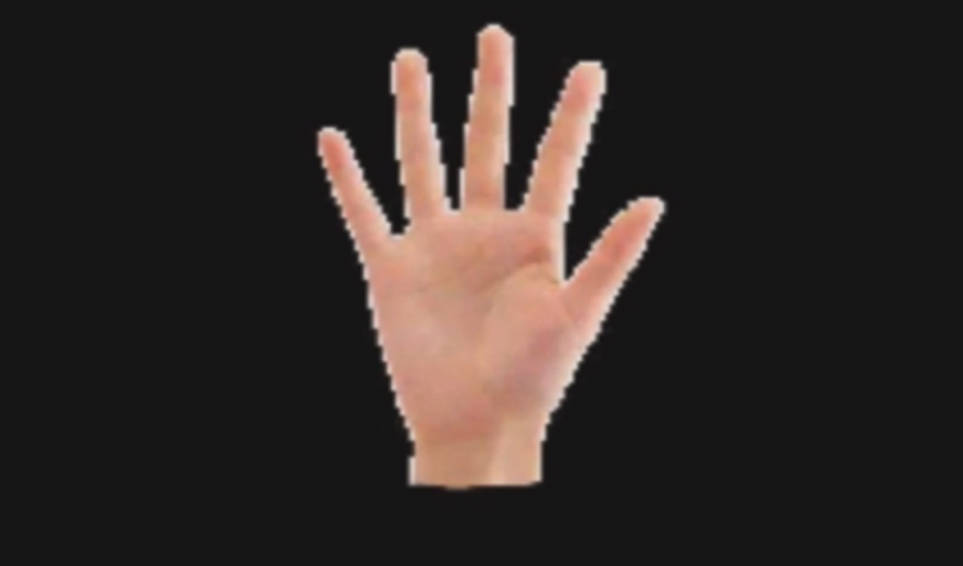
#> input picture mubiaoshibie/2.jpg, 963 x 566 px
$ python tubao.py
#> lines starting #> are read from the running program, lines starting #| are printed output that depends on the picture; after the words box and inside, x2 and y2 are one past the last pixel; in counts of white or black regions, pixels touching at a corner belong together
import cv2
import numpy as np

def drawShape(src, points):
    i = 0
    while i < len(points):
        if(i == len(points)-1):
            x,y = points[i][0]
            x1,y1 = points[0][0]
            cv2.line(src, (x,y), (x1,y1), (0,255,0), 3)
        else:
            x,y = points[i][0]
            x1,y1 = points[i+1][0]
            cv2.line(src, (x,y), (x1,y1), (0,255,0), 3)
        i = i+1

#读文件
img = cv2.imread('2.jpg')
#> img is the input picture: shape (566, 963, 3); mean B, G, R 39.1, 42, 49.5
#转变成单通道
gray = cv2.cvtColor(img, cv2.COLOR_BGR2GRAY)
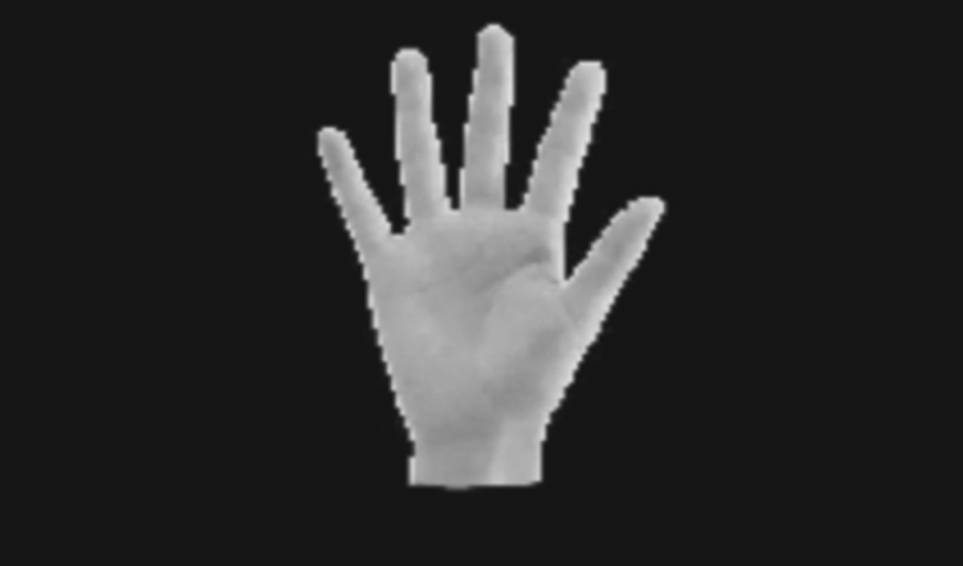
#> gray: shape (566, 963); min 16, max 226, mean 43.9
#二值化,第一个返回值是执行的结果和状态是否成功，第二个返回值才是真正的图片结果
ret,binary = cv2.threshold(gray, 100, 255, cv2.THRESH_BINARY)
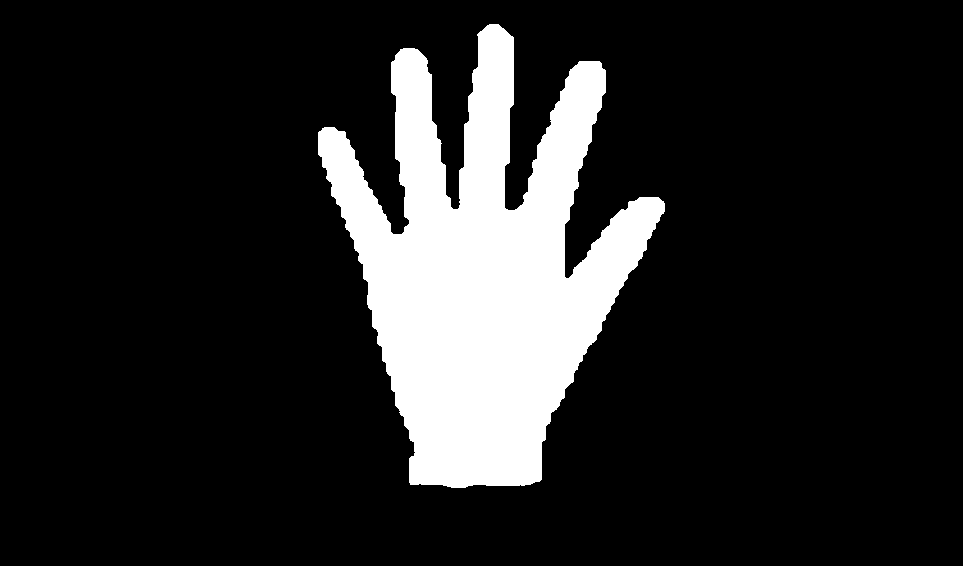
#> binary: shape (566, 963); 14.8% white; 1 white region
#轮廓查找,第一个返回值是轮廓，第二个是层级
contours, hierarchy =  cv2.findContours(binary, cv2.RETR_TREE, cv2.CHAIN_APPROX_SIMPLE)
#> contours = 1 contour; box (x1, y1, x2, y2) and area: (318, 24, 665, 488) 79342
#绘制轮廓
cv2.drawContours(img, contours, 0, (0,0,255), 1)#改变的是img这张图
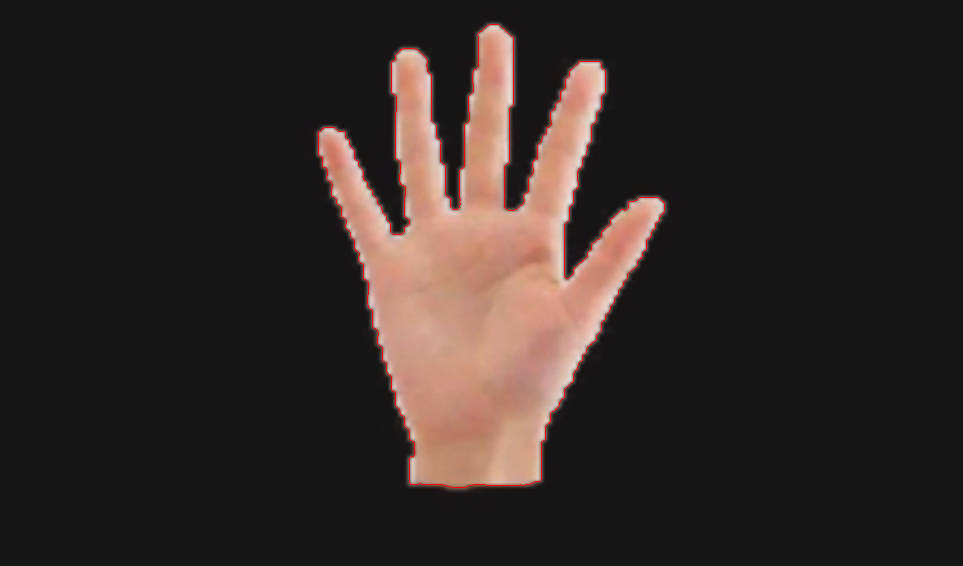
#> img: shape (566, 963, 3); 0.41% of pixels changed, all inside (x1, y1, x2, y2) = (318, 24, 665, 488)

#多边形逼近,20代表精度，数字越大代表精度越低，approx返回的是点的数组
approx = cv2.approxPolyDP(contours[0], 5, True)
#> approx = contour of 39 points, box (x1, y1, x2, y2) (318, 24, 665, 486), area 79137
drawShape(img, approx)
#> the loop in drawShape, `while i < len(points):` made 39 passes
#> (x, y, x1, y1) on passes 1 to 12: (498, 24, 477, 34), (477, 34, 457, 209), (457, 209, 445, 194), (445, 194, 441, 143), (441, 143, 431, 120), (431, 120, 431, 74), (431, 74, 417, 49), (417, 49, 400, 49), (400, 49, 391, 62), (391, 62, 395, 158), (395, 158, 409, 220), (409, 220, 401, 234)
#> after the loop in drawShape, `while i < len(points):`:
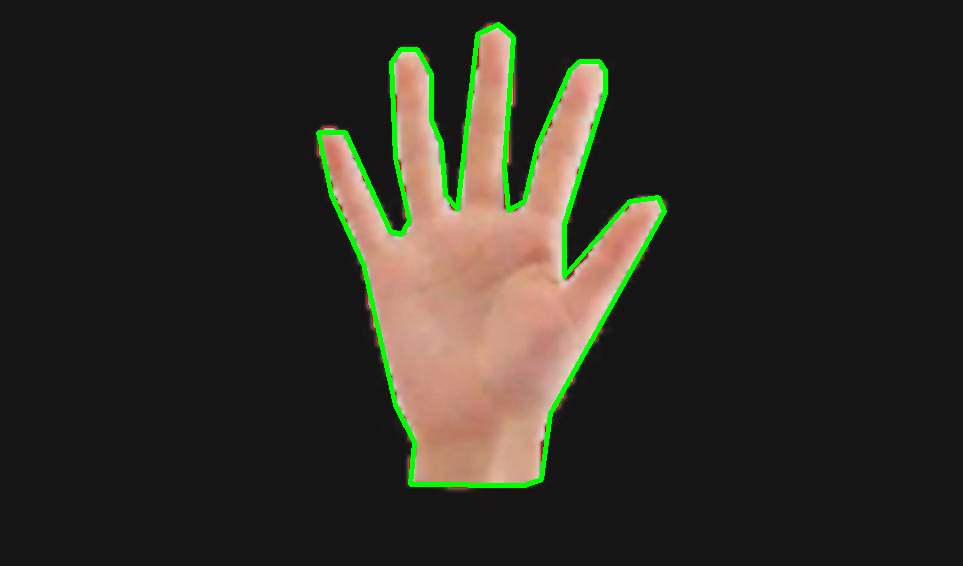
#> src: shape (566, 963, 3); mean B, G, R 36.8, 44.8, 47
#> after the loop in drawShape, `while i < len(points):`: i = 39
print(approx)
#> (printed output is left out)
print(len(approx))
#| 39
#凸包
hull = cv2.convexHull(contours[0])
#> hull = contour of 19 points, box (x1, y1, x2, y2) (318, 24, 665, 488), area 111848
drawShape(img, hull)
#> the loop in drawShape (call 2), `while i < len(points):` made 19 passes
#> (x, y, x1, y1) on passes 1 to 12: (498, 24, 599, 61), (599, 61, 601, 63), (601, 63, 605, 70), (605, 70, 664, 203), (664, 203, 664, 211), (664, 211, 541, 479), (541, 479, 539, 481), (539, 481, 530, 484), (530, 484, 524, 485), (524, 485, 465, 487), (465, 487, 451, 487), (451, 487, 410, 484)
#> after the loop in drawShape (call 2), `while i < len(points):`:
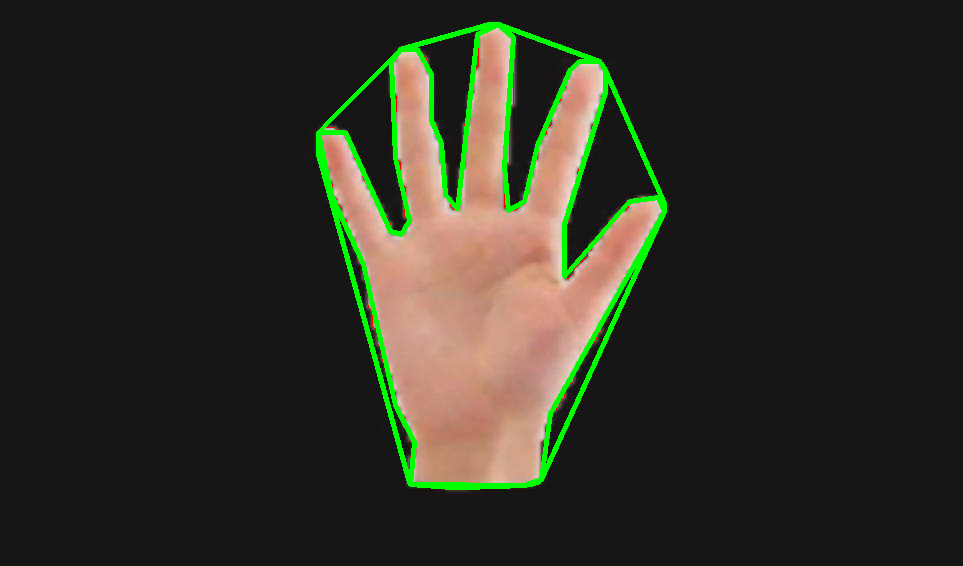
#> src: shape (566, 963, 3); 0.96% of pixels changed, all inside (x1, y1, x2, y2) = (316, 22, 667, 490)
#> after the loop in drawShape (call 2), `while i < len(points):`: i = 19


cv2.imshow('img',img)
cv2.imshow('binary',binary)
cv2.waitKey(0)

$ run again, with mubiaoshibie/1.jpg copied over mubiaoshibie/2.jpg
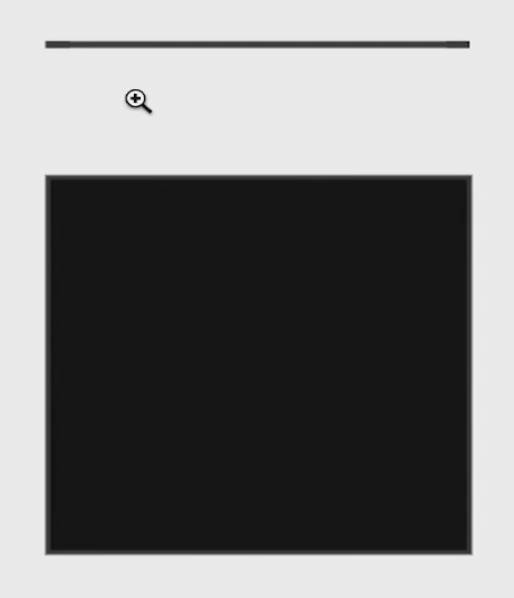
#> input picture mubiaoshibie/1.jpg, 514 x 598 px
#> img is the input picture: shape (598, 514, 3); min 0, max 255, mean 121
#> `ret,binary = cv2.threshold(gray, 100, 255, cv2.THRESH_BINARY)`:
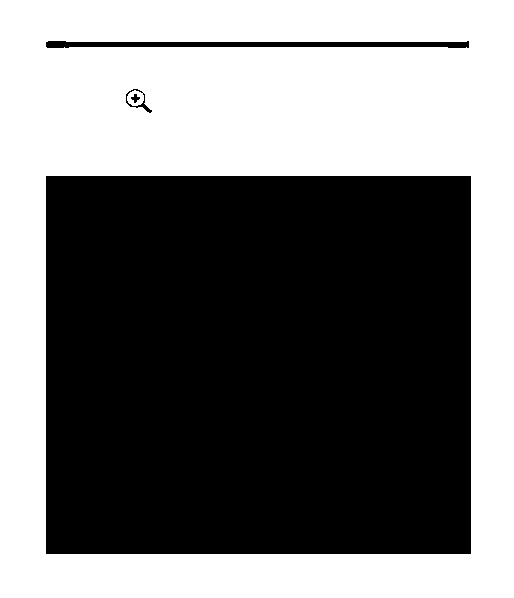
#> binary: shape (598, 514); 47% white; 1 white region
#> contours = 5 contours; box (x1, y1, x2, y2) and area: (0, 0, 514, 598) 306261, (45, 175, 472, 555) 161452, (45, 40, 470, 49) 2604, (125, 88, 153, 114) 178, (130, 93, 141, 104) 56
#> img: shape (598, 514, 3); 0.72% of pixels changed, all inside (x1, y1, x2, y2) = (0, 0, 514, 598)
#> approx = [[0, 0], [0, 597], [513, 597], [513, 0]]
#> the loop in drawShape, `while i < len(points):` made 4 passes
#> (x, y, x1, y1) on passes 1 to 4: (0, 0, 0, 597), (0, 597, 513, 597), (513, 597, 513, 0), (513, 0, 0, 0)
#> after the loop in drawShape, `while i < len(points):`:
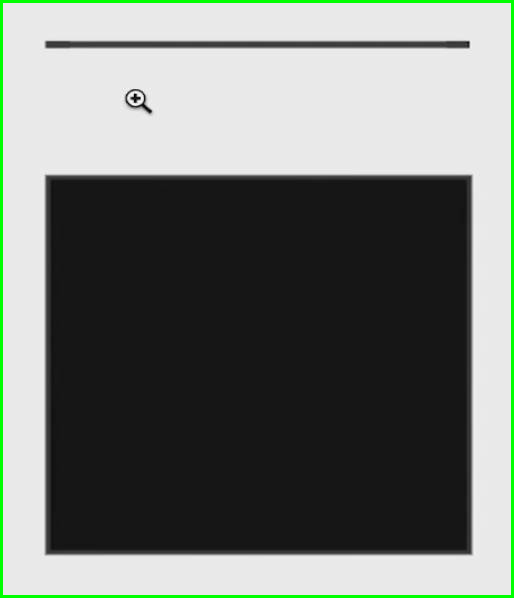
#> src: shape (598, 514, 3); mean B, G, R 116, 121.5, 116
#> after the loop in drawShape, `while i < len(points):`: i = 4
#| [[[  0   0]]
#|  [[  0 597]]
#|  [[513 597]]
#|  [[513   0]]]
#| 4
#> hull = [[513, 0], [513, 597], [0, 597], [0, 0]]
#> the loop in drawShape (call 2), `while i < len(points):` made 4 passes
#> (x, y, x1, y1) on passes 1 to 4: (513, 0, 513, 597), (513, 597, 0, 597), (0, 597, 0, 0), (0, 0, 513, 0)

$ run again, with mubiaoshibie/3.jpg copied over mubiaoshibie/2.jpg
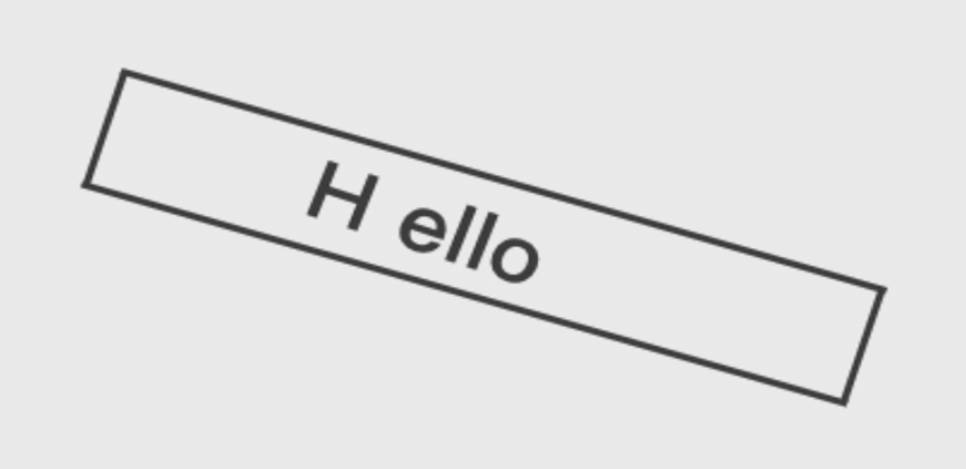
#> input picture mubiaoshibie/3.jpg, 966 x 469 px
#> img is the input picture: shape (469, 966, 3); min 48, max 244, mean 226.4
#> `ret,binary = cv2.threshold(gray, 100, 255, cv2.THRESH_BINARY)`:
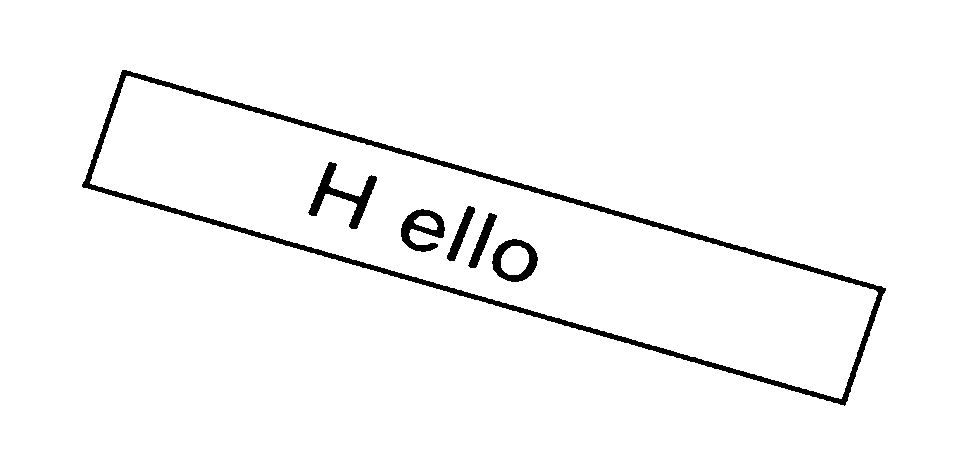
#> binary: shape (469, 966); 97.1% white; 6 black regions
#> contours = 10 contours; largest, box (x1, y1, x2, y2) and area: (0, 0, 966, 469) 451620, (81, 69, 887, 407) 99641, (90, 76, 878, 399) 88728, (491, 238, 539, 283) 1568, (307, 161, 378, 230) 1365
#> img: shape (469, 966, 3); 0.63% of pixels changed, all inside (x1, y1, x2, y2) = (0, 0, 966, 469)
#> approx = [[0, 0], [0, 468], [965, 468], [965, 0]]
#> the loop in drawShape, `while i < len(points):` made 4 passes
#> (x, y, x1, y1) on passes 1 to 4: (0, 0, 0, 468), (0, 468, 965, 468), (965, 468, 965, 0), (965, 0, 0, 0)
#> after the loop in drawShape, `while i < len(points):`:
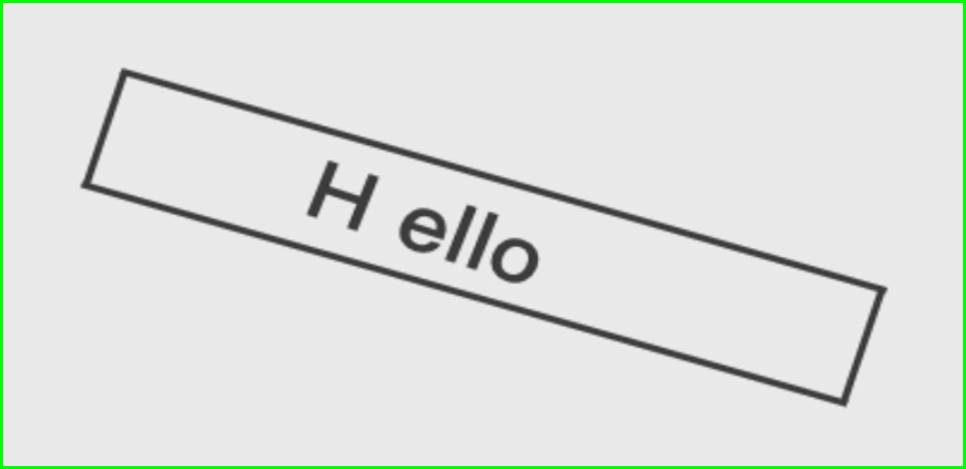
#> src: shape (469, 966, 3); mean B, G, R 222, 226.8, 222
#> after the loop in drawShape, `while i < len(points):`: i = 4
#| [[[  0   0]]
#|  [[  0 468]]
#|  [[965 468]]
#|  [[965   0]]]
#| 4
#> hull = [[965, 0], [965, 468], [0, 468], [0, 0]]
#> the loop in drawShape (call 2), `while i < len(points):` made 4 passes
#> (x, y, x1, y1) on passes 1 to 4: (965, 0, 965, 468), (965, 468, 0, 468), (0, 468, 0, 0), (0, 0, 965, 0)
